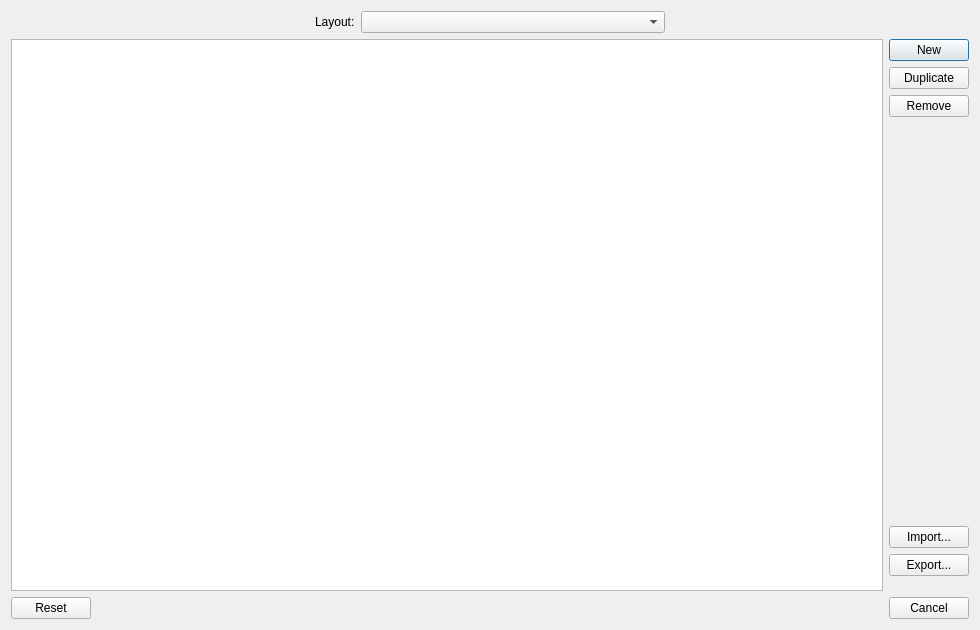
<?xml version="1.0" encoding="UTF-8"?>
<ui version="4.0">
 <class>ViewsDialog</class>
 <widget class="QDialog" name="ViewsDialog">
  <property name="geometry">
   <rect>
    <x>0</x>
    <y>0</y>
    <width>980</width>
    <height>630</height>
   </rect>
  </property>
  <property name="windowTitle">
   <string>Docks/Panels</string>
  </property>
  <layout class="QVBoxLayout" name="verticalLayout">
   <item>
    <layout class="QHBoxLayout" name="mainLayout">
     <item>
      <layout class="QVBoxLayout" name="mainRowsLayout">
       <item>
        <layout class="QGridLayout" name="layoutGrid" columnstretch="0">
         <item row="0" column="0">
          <layout class="QHBoxLayout" name="layoutRow">
           <item>
            <spacer name="horizontalSpacer_4">
             <property name="orientation">
              <enum>Qt::Horizontal</enum>
             </property>
             <property name="sizeHint" stdset="0">
              <size>
               <width>40</width>
               <height>20</height>
              </size>
             </property>
            </spacer>
           </item>
           <item>
            <widget class="QLabel" name="layoutLbl">
             <property name="sizePolicy">
              <sizepolicy hsizetype="Fixed" vsizetype="Preferred">
               <horstretch>0</horstretch>
               <verstretch>0</verstretch>
              </sizepolicy>
             </property>
             <property name="text">
              <string>Layout:</string>
             </property>
            </widget>
           </item>
           <item>
            <widget class="NSE::Settings::LayoutsComboBox" name="layoutsCmb">
             <property name="sizePolicy">
              <sizepolicy hsizetype="Expanding" vsizetype="Fixed">
               <horstretch>0</horstretch>
               <verstretch>0</verstretch>
              </sizepolicy>
             </property>
             <property name="minimumSize">
              <size>
               <width>300</width>
               <height>0</height>
              </size>
             </property>
            </widget>
           </item>
           <item>
            <spacer name="horizontalSpacer_12">
             <property name="orientation">
              <enum>Qt::Horizontal</enum>
             </property>
             <property name="sizeHint" stdset="0">
              <size>
               <width>40</width>
               <height>20</height>
              </size>
             </property>
            </spacer>
           </item>
          </layout>
         </item>
        </layout>
       </item>
       <item>
        <layout class="QGridLayout" name="viewsGrid">
         <property name="horizontalSpacing">
          <number>6</number>
         </property>
         <item row="1" column="0">
          <widget class="NSE::Settings::View::ViewsTableView" name="viewsTable">
           <property name="contextMenuPolicy">
            <enum>Qt::ActionsContextMenu</enum>
           </property>
           <property name="alternatingRowColors">
            <bool>true</bool>
           </property>
           <property name="selectionMode">
            <enum>QAbstractItemView::ExtendedSelection</enum>
           </property>
           <property name="selectionBehavior">
            <enum>QAbstractItemView::SelectRows</enum>
           </property>
           <property name="showGrid">
            <bool>true</bool>
           </property>
           <attribute name="horizontalHeaderVisible">
            <bool>true</bool>
           </attribute>
           <attribute name="horizontalHeaderCascadingSectionResizes">
            <bool>true</bool>
           </attribute>
           <attribute name="horizontalHeaderHighlightSections">
            <bool>false</bool>
           </attribute>
           <attribute name="horizontalHeaderShowSortIndicator" stdset="0">
            <bool>true</bool>
           </attribute>
           <attribute name="verticalHeaderVisible">
            <bool>false</bool>
           </attribute>
           <attribute name="verticalHeaderHighlightSections">
            <bool>false</bool>
           </attribute>
          </widget>
         </item>
         <item row="1" column="2">
          <layout class="QVBoxLayout" name="buttonsLayout">
           <property name="leftMargin">
            <number>0</number>
           </property>
           <property name="rightMargin">
            <number>0</number>
           </property>
           <item>
            <widget class="QPushButton" name="newBtn">
             <property name="text">
              <string notr="true">New</string>
             </property>
             <property name="icon">
              <iconset theme="add">
               <normaloff>.</normaloff>.</iconset>
             </property>
            </widget>
           </item>
           <item>
            <widget class="QPushButton" name="duplicateBtn">
             <property name="text">
              <string>Duplicate</string>
             </property>
             <property name="icon">
              <iconset theme="edit-copy">
               <normaloff>.</normaloff>.</iconset>
             </property>
            </widget>
           </item>
           <item>
            <widget class="QPushButton" name="removeBtn">
             <property name="text">
              <string notr="true">Remove</string>
             </property>
             <property name="icon">
              <iconset theme="delete">
               <normaloff>.</normaloff>.</iconset>
             </property>
            </widget>
           </item>
           <item>
            <spacer name="verticalSpacer_2">
             <property name="orientation">
              <enum>Qt::Vertical</enum>
             </property>
             <property name="sizeType">
              <enum>QSizePolicy::MinimumExpanding</enum>
             </property>
             <property name="sizeHint" stdset="0">
              <size>
               <width>20</width>
               <height>10</height>
              </size>
             </property>
            </spacer>
           </item>
           <item>
            <widget class="QPushButton" name="importBtn">
             <property name="text">
              <string notr="true">Import...</string>
             </property>
             <property name="icon">
              <iconset theme="document-import">
               <normaloff>.</normaloff>.</iconset>
             </property>
            </widget>
           </item>
           <item>
            <widget class="QPushButton" name="exportBtn">
             <property name="text">
              <string notr="true">Export...</string>
             </property>
             <property name="icon">
              <iconset theme="document-export">
               <normaloff>.</normaloff>.</iconset>
             </property>
            </widget>
           </item>
           <item>
            <spacer name="verticalSpacer_3">
             <property name="orientation">
              <enum>Qt::Vertical</enum>
             </property>
             <property name="sizeType">
              <enum>QSizePolicy::Fixed</enum>
             </property>
             <property name="sizeHint" stdset="0">
              <size>
               <width>20</width>
               <height>15</height>
              </size>
             </property>
            </spacer>
           </item>
          </layout>
         </item>
        </layout>
       </item>
      </layout>
     </item>
    </layout>
   </item>
   <item>
    <widget class="QDialogButtonBox" name="buttonBox">
     <property name="orientation">
      <enum>Qt::Horizontal</enum>
     </property>
     <property name="standardButtons">
      <set>QDialogButtonBox::Cancel|QDialogButtonBox::Reset</set>
     </property>
    </widget>
   </item>
  </layout>
 </widget>
 <customwidgets>
  <customwidget>
   <class>NSE::Settings::LayoutsComboBox</class>
   <extends>QComboBox</extends>
   <header>settings/generic/layoutscombobox.h</header>
  </customwidget>
  <customwidget>
   <class>NSE::Settings::View::ViewsTableView</class>
   <extends>QTableView</extends>
   <header>settings/viewsdialog/viewstableview.h</header>
  </customwidget>
 </customwidgets>
 <resources/>
 <connections>
  <connection>
   <sender>buttonBox</sender>
   <signal>accepted()</signal>
   <receiver>ViewsDialog</receiver>
   <slot>accept()</slot>
   <hints>
    <hint type="sourcelabel">
     <x>248</x>
     <y>254</y>
    </hint>
    <hint type="destinationlabel">
     <x>157</x>
     <y>274</y>
    </hint>
   </hints>
  </connection>
  <connection>
   <sender>buttonBox</sender>
   <signal>rejected()</signal>
   <receiver>ViewsDialog</receiver>
   <slot>reject()</slot>
   <hints>
    <hint type="sourcelabel">
     <x>316</x>
     <y>260</y>
    </hint>
    <hint type="destinationlabel">
     <x>286</x>
     <y>274</y>
    </hint>
   </hints>
  </connection>
 </connections>
</ui>
